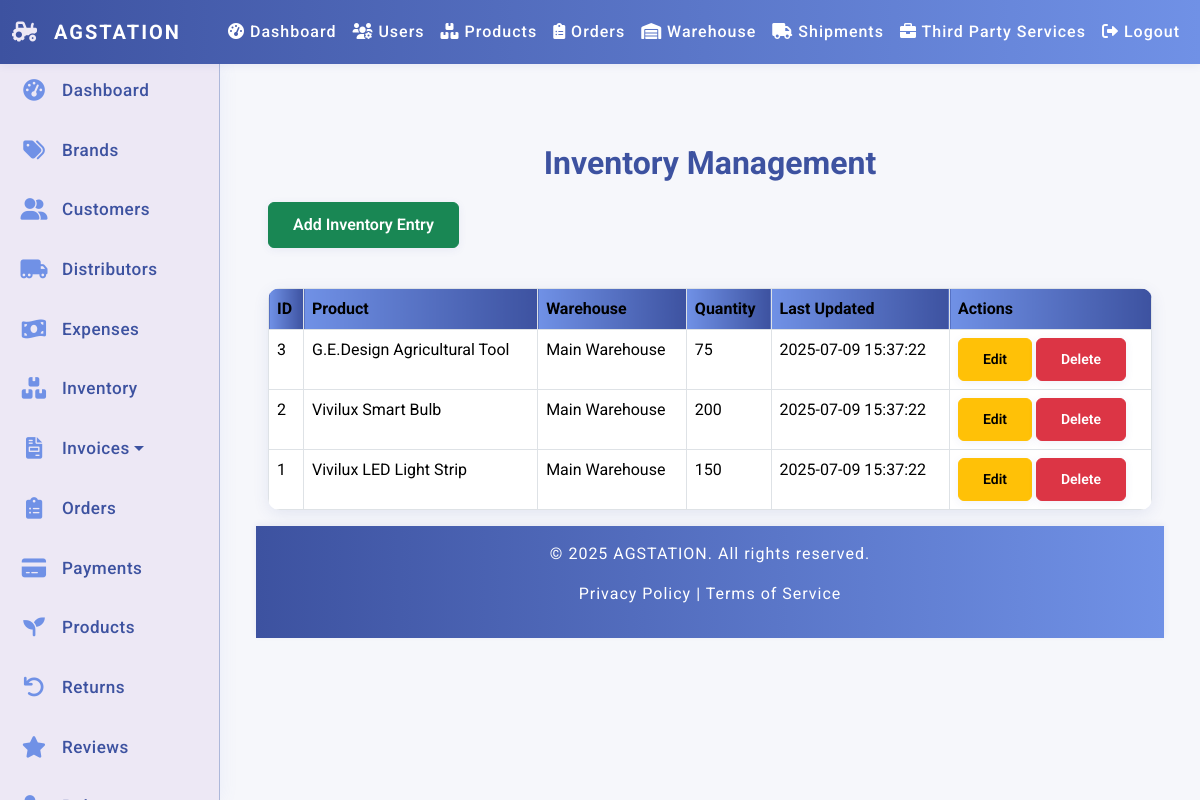
The page /admin/inventory/index.php (signed in) on the database its author committed.
### tables this page shows
CREATE TABLE Inventory (
    inventory_id INT PRIMARY KEY AUTO_INCREMENT,
    product_id VARCHAR(20) NOT NULL,
    warehouse_id INT NOT NULL,
    quantity INT DEFAULT 0,
    last_updated DATETIME DEFAULT CURRENT_TIMESTAMP,
    FOREIGN KEY (product_id) REFERENCES Products(asin)
        ON DELETE CASCADE ON UPDATE CASCADE,
    FOREIGN KEY (warehouse_id) REFERENCES Warehouse(warehouse_id)
        ON DELETE CASCADE ON UPDATE CASCADE
);

CREATE TABLE Products (
    asin VARCHAR(20) PRIMARY KEY,
    name VARCHAR(255) NOT NULL,
    upc VARCHAR(100),
    brand_id INT,
    distributor_id INT,
    category VARCHAR(100),
    cost_price DECIMAL(10,2),
    retail_price DECIMAL(10,2),
    description TEXT,
    image_url TEXT,
    status ENUM('Active', 'Inactive') DEFAULT 'Active',
    created_at DATETIME DEFAULT CURRENT_TIMESTAMP,
    FOREIGN KEY (brand_id) REFERENCES Brands(brand_id)
        ON DELETE SET NULL ON UPDATE CASCADE,
    FOREIGN KEY (distributor_id) REFERENCES Distributors(distributor_id)
        ON DELETE SET NULL ON UPDATE CASCADE
);

CREATE TABLE Warehouse (
    warehouse_id INT PRIMARY KEY AUTO_INCREMENT,
    name VARCHAR(255),
    type ENUM('Amazon FBA', 'Prep Center'),
    address TEXT,
    contact_person VARCHAR(255),
    phone VARCHAR(50)
);

### admin/inventory/index.php (the view, shortened to what this page needs)
<?php
include '../../includes/header.php';
require_once '../../config/db.php';
try {
    $query = "SELECT i.inventory_id, i.quantity, i.last_updated,
                     p.name AS product_name,
                     w.name AS warehouse_name
              FROM Inventory i
              JOIN Products p ON i.product_id = p.asin
              JOIN Warehouse w ON i.warehouse_id = w.warehouse_id
              ORDER BY i.inventory_id DESC";
    $stmt = $pdo->prepare($query);
    $stmt->execute();
    $inventory = $stmt->fetchAll(PDO::FETCH_ASSOC);
} catch (PDOException $e) {
    die("Database error: " . $e->getMessage());
}
?>
<div class="container mt-4">
    <h2>Inventory Management</h2>
    <a href="create.php" class="btn btn-success mb-3">Add Inventory Entry</a>
    <table class="table table-bordered">
        <thead>
            <tr>
                <th>ID</th>
                <th>Product</th>
                <th>Warehouse</th>
                <th>Quantity</th>
                <th>Last Updated</th>
                <th>Actions</th>
            </tr>
        </thead>
        <tbody>
            <?php foreach ($inventory as $row): ?>
            <tr>
                <td><?= htmlspecialchars($row['inventory_id']) ?></td>
                <td><?= htmlspecialchars($row['product_name']) ?></td>
                <td><?= htmlspecialchars($row['warehouse_name']) ?></td>
                <td><?= htmlspecialchars($row['quantity']) ?></td>
                <td><?= htmlspecialchars($row['last_updated']) ?></td>
                <td>
                    <a href="edit.php?id=<?= htmlspecialchars($row['inventory_id']) ?>" class="btn btn-warning btn-sm">Edit</a>
                    <a href="delete.php?id=<?= htmlspecialchars($row['inventory_id']) ?>" class="btn btn-danger btn-sm" onclick="return confirm('Are you sure you want to delete this entry?')">Delete</a>
                </td>
            </tr>
            <?php endforeach; ?>
        </tbody>
    </table>
</div>
<?php include '../../includes/footer.php'; ?>

### assets/css/style.css (style rules this page uses)
html, body { height: 100%; margin: 0; padding: 0; }
body { font-family: 'Roboto', sans-serif; margin: 0; padding: 0; background: #EDE8F5; color: #222; min-height: 100vh; display: flex; flex-direction: column; height: 100vh; }
h1, h2 { text-align: center; color: #3D52A0; font-weight: 700; margin-bottom: 20px; }
.btn, button { font-weight: 600; border-radius: 6px; padding: 10px 24px; transition: all 0.2s; box-shadow: 0 2px 8px rgba(61, 82, 160, 0.08); }
table { width: 100%; border-collapse: collapse; margin: 24px 0; background: #fff; border-radius: 12px; overflow: hidden; box-shadow: 0 4px 16px rgba(61, 82, 160, 0.10); }
table th, table td { padding: 16px; text-align: left; border-bottom: 1px solid #ADB8DA; }
table th { background: linear-gradient(90deg, #7091E6 0%, #3D52A0 100%); color: #fff; font-weight: bold; }

### rows shown on the page
inventory: inventory_id "3", product.name "G.E.Design Agricultural Tool", warehouse.name "Main Warehouse", quantity "75", last_updated "2025-07-09 15:37:22"
inventory: inventory_id "2", product.name "Vivilux Smart Bulb", warehouse.name "Main Warehouse", quantity "200", last_updated "2025-07-09 15:37:22"
inventory: inventory_id "1", product.name "Vivilux LED Light Strip", warehouse.name "Main Warehouse", quantity "150", last_updated "2025-07-09 15:37:22"
